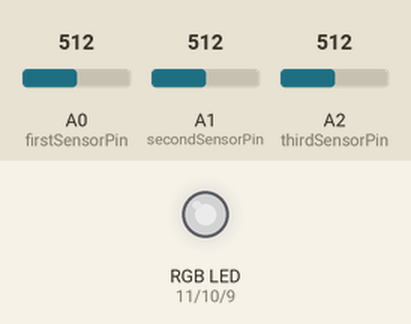
Recording of a sketch running on a simulated Arduino Uno, built with avr-gcc and run on an emulated ATmega328P. Parts: an RGB LED mixed from three pins (HIGH = lit). Inputs (shaded band) come from the test bench; at power-on: A0 (firstSensorPin) = 512, A1 (secondSensorPin) = 512, A2 (thirdSensorPin) = 512. Dim RGB values are drawn brighter than linear.

Above: at 1.2 s.
1.3 s: A0 (firstSensorPin) set to 716
At 2.2 s:
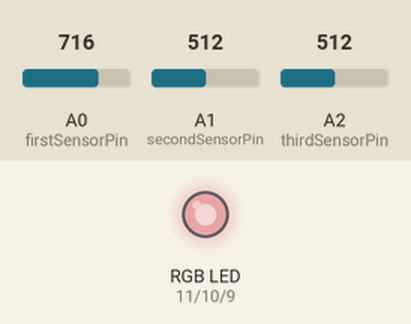
2.8 s: A1 (secondSensorPin) set to 716
At 3.3 s:
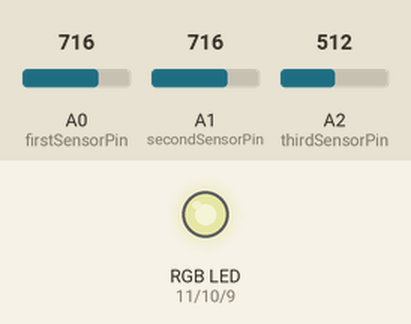
4.3 s: A2 (thirdSensorPin) set to 716
At 5.5 s:
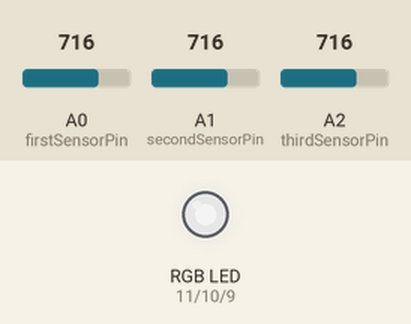
5.8 s: A0 (firstSensorPin) set to 900
At 6.8 s:
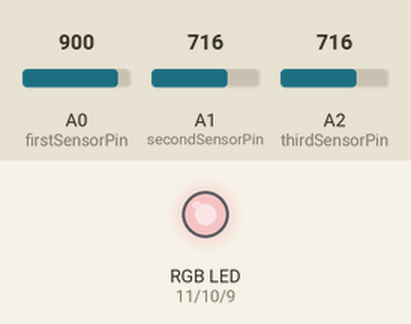
7.3 s: A1 (secondSensorPin) set to 900
At 7.9 s:
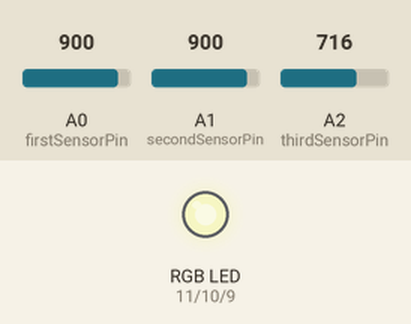
8.8 s: A2 (thirdSensorPin) set to 900
At 9.1 s:
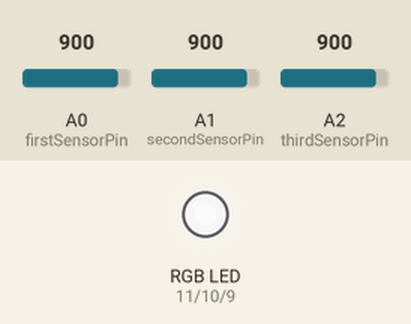
Timing chart, 0 to 11.3 s (numbered marks = the images above; inputs shaded):
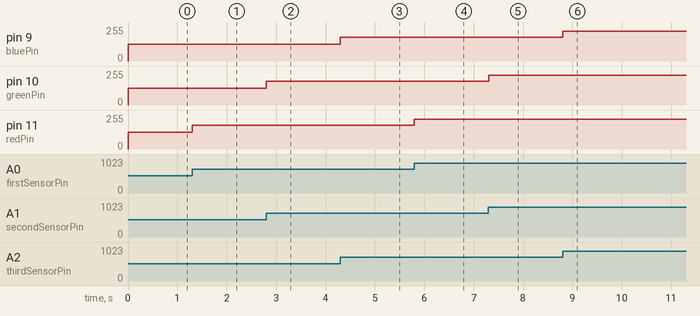

The sketch:

H1.ino
```cpp
const int firstSensorPin = A0;
const int secondSensorPin = A1;
const int thirdSensorPin = A2;

const int redPin = 11;
const int greenPin = 10;
const int bluePin = 9;

const int maxAnalogValue = 255;
const int maxSensorValue = 1023;

int firstSensorValue;
int secondSensorValue;
int thirdSensorValue;

int redPinValue;
int greenPinValue;
int bluePinValue;

bool commonAnode = false;

void setup() {
  pinMode(firstSensorPin, INPUT);
  pinMode(secondSensorPin, INPUT);
  pinMode(thirdSensorPin, INPUT);

  pinMode(redPin, OUTPUT);
  pinMode(greenPin, OUTPUT);
  pinMode(bluePin, OUTPUT);
}

void loop() {
  readSensorsInput();
  calculateLedValues();
  setColor(redPinValue, greenPinValue, bluePinValue);
}

void readSensorsInput() {
  firstSensorValue = analogRead(firstSensorPin);
  secondSensorValue = analogRead(secondSensorPin);
  thirdSensorValue = analogRead(thirdSensorPin);
}

void calculateLedValues() {
  redPinValue = map(firstSensorValue, 0, maxSensorValue, 0, maxAnalogValue);
  greenPinValue = map(secondSensorValue, 0, maxSensorValue, 0, maxAnalogValue);
  bluePinValue = map(thirdSensorValue, 0, maxSensorValue, 0, maxAnalogValue);
}

void setColor(int redValue, int greenValue, int blueValue) {
  if (commonAnode == true) {
    redValue = maxAnalogValue - redValue;
    greenValue = maxAnalogValue - greenValue;
    blueValue = maxAnalogValue - blueValue;
}

  analogWrite(redPin, redValue);
  analogWrite(greenPin, greenValue);
  analogWrite(bluePin, blueValue);
}
```

Measured:
- after the input at 1.3 s, pin 11 (redPin): 127/255 → 178/255 at once
- after the input at 2.8 s, pin 10 (greenPin): 127/255 → 178/255 at once
- after the input at 4.3 s, pin 9 (bluePin): 127/255 → 178/255 at once
- after the input at 5.8 s, pin 11 (redPin): 178/255 → 224/255 at once
- after the input at 7.3 s, pin 10 (greenPin): 178/255 → 224/255 at once
- after the input at 8.8 s, pin 9 (bluePin): 178/255 → 224/255 at once
